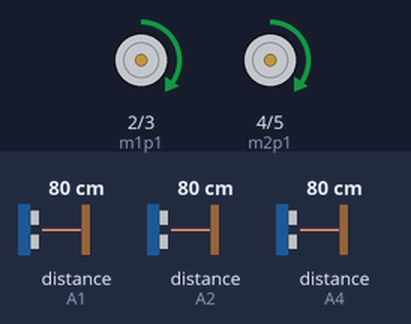
This sketch was run on a simulated Arduino Uno, built with avr-gcc and run on an emulated ATmega328P. Parts: motor-driver pin pairs drawn as motors (green arrow = first pin HIGH = forward, orange = second pin HIGH = backward, longer = more drive, scaled by the enable pin). Wiring (inferred from the names in the program): 3 × ultrasonic range finder: trigger A0, echo A1 / trigger A3, echo A2 / trigger A5, echo A4. The test bench sets the inputs (shaded band); at power-on: distance to the obstacle (sensors on A2, A1, A4) 80 cm. The echo pulse lasts 58.3 µs per cm; what the sketch prints to the serial monitor is not drawn.

Above: at 1.2 s.
1.3 s: distance to the obstacle (sensor on A2) set to 12 cm
4.3 s: distance to the obstacle (sensor on A2) set to 9 cm
At 4.7 s:
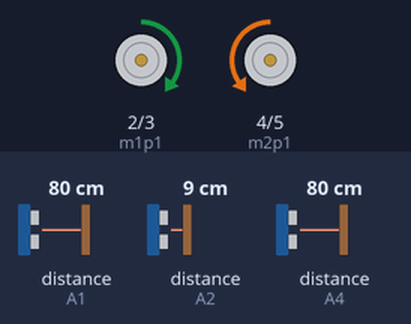
10.4 s: distance to the obstacle (sensor on A2) set to 60 cm
At 11.3 s:
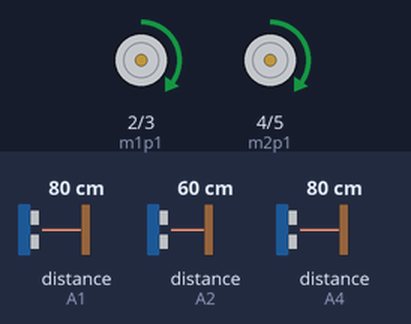
Timing chart, 0 to 13.4 s (numbered marks = the images above; inputs shaded):
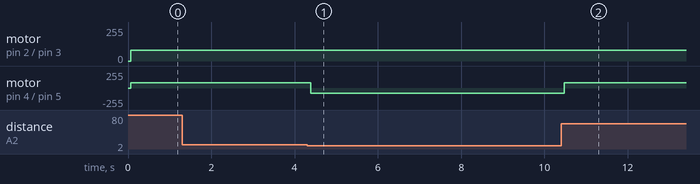

The sketch:

Mouse_robot.ino
```cpp
/*********** MOTOR PINS *********/
const byte m1p1 = 2;  // Left Motor Negative
const byte m1p2 = 3;  // Left Motor Positive

const byte m2p1 = 4;  // Right Motor Negative
const byte m2p2 = 5;  // Right Motor Positive

const byte ENA = 9;  // Enable for Left motor
const byte ENB = 10;  // Enable for Right motor

int speed = 80;

/*********** Ultrasonic sensor *********/
const int TrigR = A0;
const int EchoR = A1;

const int TrigF = A3;
const int EchoF = A2;

const int TrigL = A5;
const int EchoL = A4;

float durationLeft,durationForward,durationRight,distanceLeft,distanceForward,distanceRight;


void setup() {
  // Motor
  pinMode(m1p1, OUTPUT);
  pinMode(m1p2, OUTPUT);
  pinMode(m2p1, OUTPUT);
  pinMode(m2p2, OUTPUT);
  pinMode(ENA, OUTPUT);
  pinMode(ENB, OUTPUT);
  // Ultrasonic
  pinMode(TrigR, OUTPUT);
  pinMode(EchoR, INPUT);
  pinMode(TrigF, OUTPUT);
  pinMode(EchoF, INPUT);
  pinMode(TrigL, OUTPUT);
  pinMode(EchoL, INPUT);
  Serial.begin(9600);
}

void loop() {
  serialDistanceForward();
  serialDistanceLeft();
  serialDistanceRight();
  if (distanceForward <= 10) {
    moveBehind();
  } else {
    moveForward();
  }
}

void stopAll() {
  digitalWrite(m1p1, LOW);
  digitalWrite(m1p2, LOW);

  digitalWrite(m2p1, LOW);
  digitalWrite(m2p2, LOW);
  delay(500);
}

void moveForward() {
  delay(50);
  analogWrite(ENA, speed);
  analogWrite(ENB, speed);

  digitalWrite(m1p1, HIGH);
  digitalWrite(m1p2, LOW);

  digitalWrite(m2p1, HIGH);
  digitalWrite(m2p2, LOW);
}

void moveBehind() {
  delay(50);
  analogWrite(ENA, speed);
  analogWrite(ENB, speed);

  digitalWrite(m1p1, HIGH);
  digitalWrite(m1p2, LOW);

  digitalWrite(m2p1, LOW);
  digitalWrite(m2p2, HIGH);
}

float serialDistanceForward () {
  digitalWrite(TrigF, LOW);
  delayMicroseconds(2);
  digitalWrite(TrigF, HIGH);
  delayMicroseconds(2);
  digitalWrite(TrigF, LOW);

  durationForward = pulseIn(EchoF, HIGH);
  distanceForward = (durationForward*.0343)/2;
  Serial.print("Distance: ");
  return distanceForward;
}

float serialDistanceLeft () {
  digitalWrite(TrigL, LOW);
  delayMicroseconds(2);
  digitalWrite(TrigL, HIGH);
  delayMicroseconds(2);
  digitalWrite(TrigL, LOW);

  durationLeft = pulseIn(EchoL, HIGH);
  distanceLeft = (durationLeft*.0343)/2;
  return distanceLeft;
}

float serialDistanceRight () {
  digitalWrite(TrigR, LOW);
  delayMicroseconds(2);
  digitalWrite(TrigR, HIGH);
  delayMicroseconds(2);
  digitalWrite(TrigR, LOW);

  durationRight = pulseIn(EchoR, HIGH);
  distanceRight = (durationRight*.0343)/2;
  return distanceRight;
}
```

Measured:
- the behaviour switches between 11 and 10 cm on distance to the obstacle (sensor on A2) (found by bisection; images 0 and 1)
- after the input at 1.3 s, every drawn part: stays the same
- after the input at 4.3 s, motor on pin 4 (m2p1) / pin 5 (m2p2): forward 80/255 → backward 80/255 after 0.09 s
- after the input at 10.4 s, motor on pin 4 (m2p1) / pin 5 (m2p2): backward 80/255 → forward 80/255 after 0.08 s
